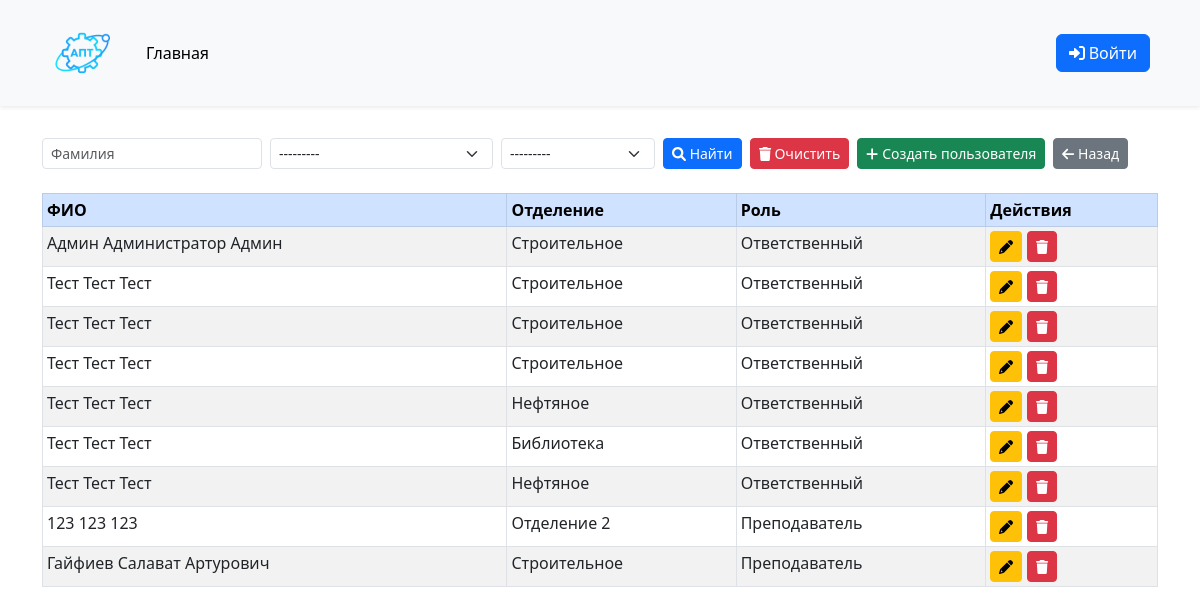
/users/, run on the app's committed database.
### app/models.py (models this page shows, shortened)
class CustomUser(AbstractUser):  # custom user for Users
    gen = (('m', 'Мужской'),('j', 'Женский'))
    patronymic = models.CharField('Отчество',max_length=250,)
    gender = models.CharField('Пол', choices=gen, max_length=3, null=True)
    birthday_date = models.DateField('Дата рождения', null=True,)
    role  = models.ForeignKey(RoleModel, on_delete=models.CASCADE, null=True, verbose_name='Роль')
    depart = models.ForeignKey(DepartmentModel, on_delete=models.CASCADE, null=True, verbose_name='Отделение')
    date_end = models.DateField('Дата завершения зачисления',null=True,)
    signature = models.ImageField('Подпись пользователя',null=True, upload_to='signatures/')
    post = models.ForeignKey(PostModel, verbose_name="Должность", on_delete=models.CASCADE, null=True)
    class Meta:
        verbose_name = 'Пользователь'
        verbose_name_plural = 'Пользователи'

class DepartmentModel(models.Model):
    name_dep = models.CharField('Название', max_length=55)
    def __str__(self):
        return f'Отделение {self.name_dep}'
    class Meta:
        verbose_name = 'Отделения'
        verbose_name_plural = 'Отделения'

class RoleModel(models.Model):
    name = models.CharField("Название роли",max_length=200)
    def __str__(self):
        return f'{self.name}'
    class Meta:
        verbose_name = 'Роль'
        verbose_name_plural = 'Роль'

### app/views.py (the view)
# urls.py: path('users/', AdminView.user_list, name='user-list'),
    def user_list(req):
        search_query = req.GET.get('search', '')
        department_filter = req.GET.get('department', '')
        role_filter = req.GET.get('role', '')
        users = CustomUser.objects.all()
        if search_query:
            users = users.filter(last_name__icontains=search_query)
        if department_filter:
            users = users.filter(depart__id=department_filter)
        if role_filter:
            users = users.filter(role__id=role_filter)
        form = UserSearchForm(req.GET)
        return render(req, 'user/list_users.html', {
            'users': users,
            'form': form,
            'search_query': search_query,
            'department_filter': department_filter,
            'role_filter': role_filter,
        })

### app/forms.py
class UserSearchForm(forms.Form):
    search = forms.CharField(
        required=False,
        widget=forms.TextInput(attrs={'class': 'form-control form-control-sm', 'placeholder': 'Фамилия'})
    )
    department = forms.ModelChoiceField(
        queryset=DepartmentModel.objects.all(),
        required=False,
        widget=forms.Select(attrs={'class': 'form-select form-select-sm'})
    )
    role = forms.ModelChoiceField(
        queryset=RoleModel.objects.all(),
        required=False,
        widget=forms.Select(attrs={'class': 'form-select form-select-sm'})
    )

### app/templates/user/list_users.html (shortened to what this page needs)
{% extends '../base.html' %}
{% load static %}
{% block content %}
<div class="container mt-4">
    <form class="row g-2 mb-4 align-items-center" method="get" action="{% url 'user-list' %}">
        <div class="col-auto">
            {{ form.search }}
        </div>
        <div class="col-auto">
            {{ form.department }}
        </div>
        <div class="col-auto">
            {{ form.role }}
        </div>
        <div class="col-auto">
            <button class="btn btn-primary btn-sm" type="submit">
                <i class="fa-solid fa-magnifying-glass"></i>
                Найти
            </button>
        </div>
        <div class="col-auto">
            <button class="btn btn-danger btn-sm" type="reset" title="Очистить фильтр">
                <i class="fa-solid fa-trash"></i>
                Очистить
            </button>
        </div>
        <div class="col-auto">
            <a href="{% url 'admin_create_user' %}" class="btn btn-success btn-sm" type="reset">
                <i class="fa-solid fa-plus"></i>
                Создать пользователя
            </a>
        </div>
        <div class="col-auto">
            <a href="{% url 'profile' %}" class="btn btn-secondary btn-sm" type="reset">
                <i class="fa-solid fa-arrow-left"></i>
                Назад
            </a>
        </div>
    </form>
    <div class="table-responsive">
        <table class="table table-bordered table-striped table-hover table-sm">
            <thead class="table-primary">
                <tr>
                    <th scope="col">ФИО</th>
                    <th scope="col">Отделение</th>
                    <th scope="col">Роль</th>
                    <th scope="col">Действия</th>
                </tr>
            </thead>
            <tbody>
                {% for user in users %}
                    <tr>
                        <td>{{ user.last_name }} {{ user.first_name }} {{ user.patronymic }}</td>
                        <td>{{ user.depart.name_dep }}</td>
                        <td>{{ user.role.name }}</td>
                        <td>
                            <a href="{% url 'admin-edit-user' user.id %}" class="btn btn-sm btn-warning" title="Редактировать">
                                <i class="fa-solid fa-pencil"></i>
                            </a>
                            <a href="{% url 'admin-delete-user' user.id %}" class="btn btn-sm btn-danger" title="Удалить" onclick="return confirm('Вы точно хотите удалить пользователя?')">
                                <i class="fa-solid fa-trash"></i>
                            </a>
                        </td>
                    </tr>
                {% empty %}
                    <tr>
                        <td colspan="4" class="text-center">Ничего не найдено</td>
                    </tr>
                {% endfor %}
            </tbody>
        </table>
    </div>
</div>
{% endblock content %}

### app/templates/base.html (shortened to what this page needs)
<!DOCTYPE html>
{% load static %}
<html lang="ru">
<head>
    <link href="https://cdn.jsdelivr.net/npm/bootstrap@5.3.0/dist/css/bootstrap.min.css" rel="stylesheet">
    <link href="https://cdnjs.cloudflare.com/ajax/libs/font-awesome/6.0.0-beta3/css/all.min.css" rel="stylesheet">
    <link href="https://cdnjs.cloudflare.com/ajax/libs/animate.css/4.1.1/animate.min.css" rel="stylesheet">
    <link rel="stylesheet" href="{% static 'css/custom.css' %}">
</head>
<body>
    <header class="bg-light shadow-sm">
        <div class="container">
            <nav class="navbar navbar-expand-lg navbar-light">
                <a class="navbar-brand" href="{% url 'index' %}">
                    <img src="{% static 'images/logo.png' %}" alt="Логотип" width="80">
                </a>
                <div class="collapse navbar-collapse" id="navbarNav">
                    <ul class="navbar-nav me-auto mb-2 mb-lg-0">
                        <li class="nav-item">
                            <a class="nav-link active" href="{% url 'index' %}">Главная</a>
                        </li>
                    </ul>
                    <div class="d-flex align-items-center">
                        {% if request.user.is_authenticated %}
                            <span class="navbar-text me-3">Добро пожаловать, {{ request.user.username }}!</span>
                            <a href="{% url 'profile' %}" class="btn btn-outline-primary me-2">
                                <i class="fas fa-user"></i> Профиль
                            </a>
                            <form action="{% url 'logout' %}" method="post" class="d-inline">
                                {% csrf_token %}
                                <button type="submit" class="btn btn-outline-danger">
                                    <i class="fas fa-sign-out-alt"></i> Выйти
                                </button>
                            </form>
                        {% else %}
                            <a href="{% url 'login' %}" class="btn btn-primary me-2">
                                <i class="fas fa-sign-in-alt"></i> Войти
                            </a>
                        {% endif %}
                    </div>
                </div>
            </nav>
        </div>
    </header>
    <main class="content m-2">
        {% block content %}
        {% endblock content %}
    </main>
</body>
</html>

### app/static/css/custom.css (style rules this page uses)
.content { height: 100%; margin-top: 5px; }

### data on the page
CustomUser: last_name "Админ", first_name "Администратор", patronymic "Админ", depart.name_dep "Строительное", role.name "Ответственный"
CustomUser: last_name "Тест", first_name "Тест", patronymic "Тест", depart.name_dep "Строительное", role.name "Ответственный"
CustomUser: last_name "Тест", first_name "Тест", patronymic "Тест", depart.name_dep "Строительное", role.name "Ответственный"
CustomUser: last_name "Тест", first_name "Тест", patronymic "Тест", depart.name_dep "Строительное", role.name "Ответственный"
CustomUser: last_name "Тест", first_name "Тест", patronymic "Тест", depart.name_dep "Нефтяное", role.name "Ответственный"
CustomUser: last_name "Тест", first_name "Тест", patronymic "Тест", depart.name_dep "Библиотека", role.name "Ответственный"
CustomUser: last_name "Тест", first_name "Тест", patronymic "Тест", depart.name_dep "Нефтяное", role.name "Ответственный"
CustomUser: last_name "123", first_name "123", patronymic "123", depart.name_dep "Отделение 2", role.name "Преподаватель"
CustomUser: last_name "Гайфиев", first_name "Салават", patronymic "Артурович", depart.name_dep "Строительное", role.name "Преподаватель"
